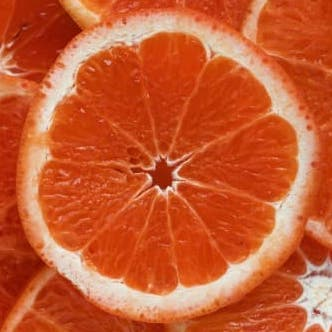
#> input picture image/test1.jpg, 332 x 332 px, found by its file name
$ python cv_11_1.py
#> lines starting #> are read from the running program, lines starting #| are printed output that depends on the picture
import numpy as np
import cv2

def transform():
    img = cv2.imread('openCV/startOpenCV/image/test1.jpg')
#> img is the input picture: shape (332, 332, 3); mean B, G, R 49.1, 91.1, 200

    h, w = img.shape[:2]
#> h = 332; w = 332
    M = np.float32([[1, 0, 100], [0, 1, 50]])

    img2 = cv2.warpAffine(img, M, (w, h))
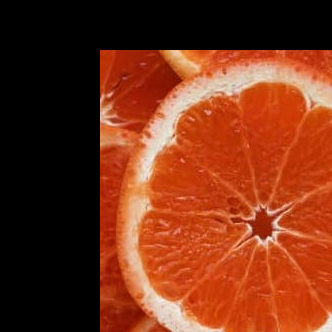
#> img2: shape (332, 332, 3); mean B, G, R 24.7, 50.2, 118.5
    cv2.imshow('shift image', img2)

    cv2.waitKey(0)
    cv2.destroyAllWindows()

transform()

$ run again, with image/test4.jpg copied over image/test1.jpg
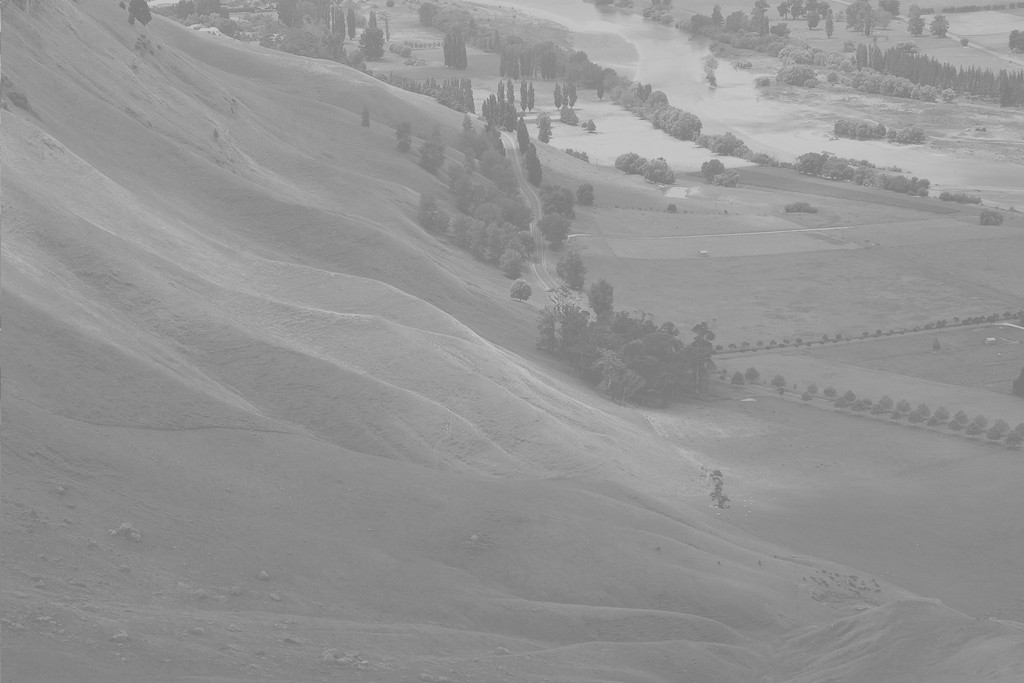
#> input picture image/test4.jpg, 1024 x 683 px, found by its file name
#> in transform, img is the input picture: shape (683, 1024, 3); min 114, max 208, mean 148
#> in transform, `img2 = cv2.warpAffine(img, M, (w, h))`:
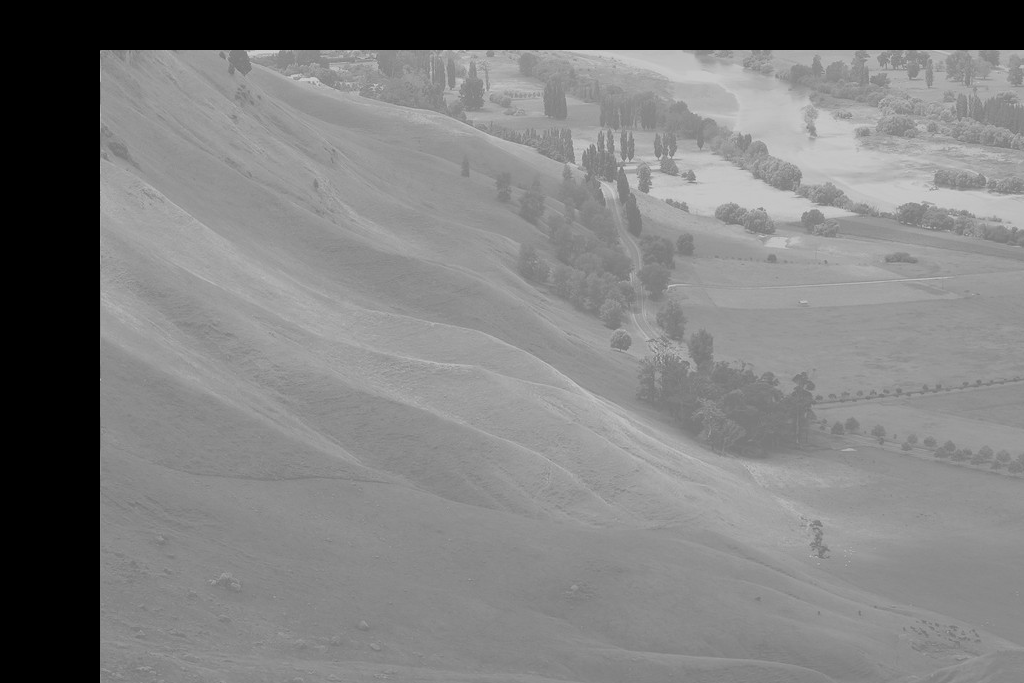
#> img2: shape (683, 1024, 3); min 0, max 208, mean 124.6
